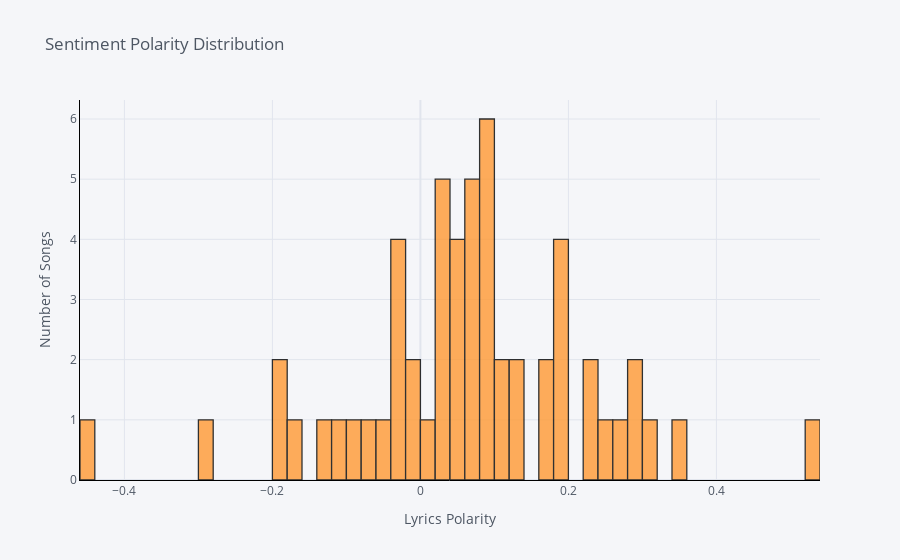

The cell this chart's notebook holds for it:
### Markdown cell above
## Visualising the sentiment and subectivity of songs

### Code cell
# Sentiment polarity distribution - shows polarity range and number of songs in that range
data['polarity'].iplot(
    kind = 'hist',
    bins = 56, #A small database so I limited this to the number of rows so the spread will be even. 
    xTitle = 'Lyrics Polarity',
    linecolor = 'black',
    yTitle = 'Number of Songs',
    title = 'Sentiment Polarity Distribution')

### Figure 1 — Plotly figure (JSON) as saved in the notebook; plotly's stock layout.template omitted (floating-point values rounded to 4 significant figures)
{"data": [{"histfunc": "count", "histnorm": "", "marker": {"color": "rgba(255, 153, 51, 1.0)", "line": {"color": "#000000", "width": 1.3}}, "name": "polarity", "nbinsx": 56, "opacity": 0.8, "orientation": "v", "type": "histogram", "x": [0.03269, 0.3091, 0.0276, 0.0525, 0.2416, 0.05556, 0.1202, 0.2837, 0.0875, -0.1142, 0.175, 0.238, -0.1908, 0.1105, 0.08889, 0.1714, 0.1939, -0.02945, 0.2338, 0.1958, 0.06384, -0.01364, 0.02434, 0.1342, -0.1611, 0.07834, -0.02275, 0.05912, -0.07091, -0.1337, -0.04493, 0.09048, 0.2891, -0.007405, 0.073, 0.525, -0.02182, 0.03404, 0.181, 0.2663, -0.1971, 0.0974, 0.1943, 0.3529, 0.05208, -0.284, 0.1193, 0.03333, 0.005813, 0.07411, -0.4427, -0.09722, 0.08924, 0.07083, -0.02069, 0.08509]}], "layout": {"barmode": "overlay", "legend": {"bgcolor": "#F5F6F9", "font": {"color": "#4D5663"}}, "paper_bgcolor": "#F5F6F9", "plot_bgcolor": "#F5F6F9", "title": {"font": {"color": "#4D5663"}, "text": "Sentiment Polarity Distribution"}, "xaxis": {"gridcolor": "#E1E5ED", "linecolor": "black", "showgrid": true, "tickfont": {"color": "#4D5663"}, "title": {"font": {"color": "#4D5663"}, "text": "Lyrics Polarity"}, "zerolinecolor": "#E1E5ED"}, "yaxis": {"gridcolor": "#E1E5ED", "linecolor": "black", "showgrid": true, "tickfont": {"color": "#4D5663"}, "title": {"font": {"color": "#4D5663"}, "text": "Number of Songs"}, "zerolinecolor": "#E1E5ED"}}}
